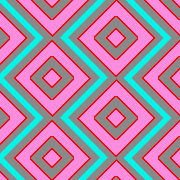
#> input picture pic/HT19-C00514-NHU036814-2SAM_CARVE.tif, 180 x 180 px, found by its file name
$ python gcode_test.py
#> lines starting #> are read from the running program, lines starting #| are printed output that depends on the picture
import os
from tkinter import N, W
from PIL import Image, ImageDraw
import cv2

filename = r"C:\Users\gan_z\Desktop\My-Project\Ganthepro\project\pic\HT19-C00514-NHU036814-2SAM_CARVE.tif" #HT19-C00514-NHU036814-2SAM_CARVE.tif #H20-C00175-11S190500-04-sample.tif
img = Image.open(filename)
#> img is the input picture: PIL image 180x180 P; mean R, G, B 170.9, 138.1, 164.4
wx, hy = img.size
#> wx = 180; hy = 180
print(img.size)
#| (180, 180)
px = img.load()
img_cv2 = cv2.imread(filename)
xshift=0
yshift=-1
scale=2
im = Image.new('RGBA', (wx*scale, hy*scale), (0, 0, 1, 255))
bg_color = [0,0,1]
sx,sy,ex,ey = 1,2,3,4
r,g,b = 2,1,0
resize = img.resize((wx*scale,hy*scale))
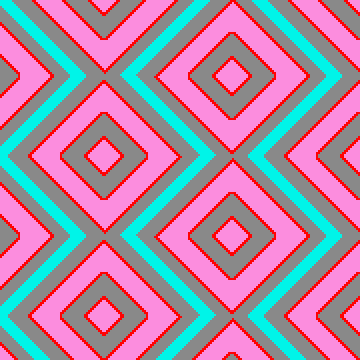
#> resize: PIL image 360x360 P; mean R, G, B 170.9, 138.1, 164.4
n_wx, n_hy = resize.size
#> n_wx = 360; n_hy = 360
path = 'Desktop'
vec=[]
RGB=[]
colors=[]
idx=-1
previous = 1
for y in range(hy):
    for x in range(wx):
        if y-1<0:#บน
            b=px[x,y]
        else:
            b=px[x,y-1]
        if x+1==wx:#ขวา
            c=px[x,y]
        else:
            c=px[x+1,y]
        if y - 1 < 0:#บน
            d = px[x,y]
        else:
            d = px[x,y-1]
        if x - 1 < 0:#ซ้าย
            e=px[x,y]
        else:
            e=px[x-1,y]
        if y+1 >= hy:#ล่าง
            f=px[x,y]
        else:
            f=px[x,y+1]
        if y+1 == hy:
            g = px[x, y]
        elif x+1==wx:#ล่างขวา
            g=px[x,y]
        else:
            g=px[x+1,y+1]
        if y+1 == hy:
            h = px[x, y]
        elif x-1<0:#ล่างซ้าย
            h=px[x,y]
        else:
            h=px[x-1,y+1]
        if y-1 < 0:
            j = px[x, y]
        elif x+1==wx:#บนขวา
            j=px[x,y]
        else:
            j=px[x+1,y-1]
        if y-1 < 0:
            k = px[x, y]
        elif x-1<0:#บนซ้าย
            k=px[x,y]
        else:
            k=px[x-1,y-1]
        if px[x,y] != b and px[x,y] != c:
            idx += 1;
            vec.append([idx - 1, x, y, x + 1, y + 1, idx + 1, 0])  # [prev,sx,sy,ex,ey,next,status]
        elif px[x,y] == e:
            if px[x,y] != b:
                idx += 1;
                vec.append([idx - 1, x, y, x + 1, y, idx + 1, 0])  # [prev,sx,sy,ex,ey,next,status]
        elif px[x, y] == b:
            if px[x, y] != c:
                if px[x, y] == j:
                    pass
                else:
                    idx += 1;
                    vec.append([idx - 1, x+1, y, x+1, y + 1, idx + 1, 0])  # [prev,sx,sy,ex,ey,next,status]
        if px[x,y] != b and px[x,y] != e:
            idx += 1;
            vec.append([idx - 1, x, y + 1, x + 1, y, idx + 1, 0])  # [prev,sx,sy,ex,ey,next,status]
        elif px[x, y] != e and px[x, y] == c and px[x, y] != f:
            pass
        elif px[x, y] != f and px[x, y] != c:
            pass
        elif px[x, y] != e and px[x, y] == b:
            if px[x, y] == k:
                pass
            else:
                idx += 1;
                vec.append([idx - 1, x, y, x, y + 1, idx + 1, 0]) # [prev,sx,sy,ex,ey,next,status]
        elif px[x, y] != c and px[x, y] == b and px[x, y] == g:
            if px[x, y] == j:
                pass
            else:
                idx += 1;
                vec.append([idx - 1, x+1, y, x+1, y + 1, idx + 1, 0]) # [prev,sx,sy,ex,ey,next,status]
#> after the loop, idx = 4539; vec = 4540 items, first 6: [-1, 6, 1, 7, 2, 1, 0], [0, 16, 1, 17, 2, 2, 0], [1, 18, 1, 19, 2, 3, 0], [2, 31, 1, 32, 2, 4, 0], [3, 33, 1, 34, 2, 5, 0], [4, 44, 1, 45, 2, 6, 0]
n_vec = []
semi_vec = []
semi_vec = []
semi_vec = []
small_vec = []
sx,sy,ex,ey = 1,2,3,4
draw = ImageDraw.Draw(im)
end_vec = ['','']
for i in vec:
    o_sx,o_sy = i[sx] - 1,i[sy]
    n_sx_r,n_sy_r = i[sx],i[sy]
    for n in vec:
        if (o_sx + 1 == n_sx_r and n_sx_r == n[sx]) and (o_sy == n_sy_r and n_sy_r == n[sy]) and n[sy] == n[ey]: #X เปลื่ยน Y เท่า
            o_sx += 1;
            n_sx_r += 1;
            #n_vec.append(n)
            #print(n)
            if len(semi_vec) == 0:semi_vec.append(n)
            elif n[sx] - semi_vec[len(semi_vec) - 1][sx] == 1 and n[ex] - semi_vec[len(semi_vec) - 1][ex] == 1 and n[ey] == semi_vec[len(semi_vec) - 1][ey] and n[sy] == semi_vec[len(semi_vec) - 1][sy]:
                #print(n , semi_vec[len(semi_vec) - 1]);
                semi_vec.append(n)
            else:
                if semi_vec[len(semi_vec) - 1][3] == end_vec[0] and semi_vec[len(semi_vec) - 1][4] == end_vec[1]:pass
                else:
                    n_vec.append([semi_vec[0][0],semi_vec[0][1],semi_vec[0][2],semi_vec[len(semi_vec) - 1][3],semi_vec[len(semi_vec) - 1][4],semi_vec[0][5],semi_vec[0][6]])
                    end_vec[0] = semi_vec[len(semi_vec) - 1][3];end_vec[1] = semi_vec[len(semi_vec) - 1][4]
                #print([semi_vec[0][0],semi_vec[0][1],semi_vec[0][2],semi_vec[len(semi_vec) - 1][3],semi_vec[len(semi_vec) - 1][4],semi_vec[0][5],semi_vec[0][6]])
                small_vec.clear();semi_vec.clear();semi_vec.append(n)
#> this loop made 4540 passes
#> (i, o_sy, n_sy_r) on passes 1 to 3: ([-1, 6, 1, 7, 2, 1, 0], 1, 1), ([0, 16, 1, 17, 2, 2, 0], 1, 1), ([1, 18, 1, 19, 2, 3, 0], 1, 1)
#> after the loop, end_vec = [53, 179]; n_vec = 58 items, first 6: [144, 51, 6, 53, 6, 146, 0], [164, 179, 6, 180, 6, 166, 0], [196, 51, 8, 53, 8, 198, 0], [214, 179, 8, 180, 8, 216, 0], [394, 115, 16, 117, 16, 396, 0], [468, 51, 19, 53, 19, 470, 0]; semi_vec = [[4538, 179, 179, 180, 179, 4540, 0]]
            #vec.remove(n)
print('loading 25%')
#exit()
small_vec.clear();semi_vec.clear()
end_vec = []
for i in vec:
    o_sx,o_sy = i[sx],i[sy] - 1
    n_sx_d,n_sy_d = i[sx],i[sy]
    for n in vec:
        if (o_sx == n_sx_d and n_sx_d == n[sx]) and (o_sy + 1 == n_sy_d and n_sy_d == n[sy]) and n[sx] == n[ex]: #X เท่า Y เปลื่ยน
            o_sy += 1;
            n_sy_d += 1;
            #vec.remove(n)
            #print(n)
            if len(semi_vec) == 0:semi_vec.append(n)
            elif n[sy] - semi_vec[len(semi_vec) - 1][sy] == 1 and n[ey] - semi_vec[len(semi_vec) - 1][ey] == 1 and n[ex] == semi_vec[len(semi_vec) - 1][ex] and n[sx] == semi_vec[len(semi_vec) - 1][sx]:
                #print(n , semi_vec[len(semi_vec) - 1]);
                semi_vec.append(n)
            else:
                for v in end_vec:
                    if semi_vec[len(semi_vec) - 1][3] == v[0] and semi_vec[len(semi_vec) - 1][4] == v[1]:break
                else:
                    n_vec.append([semi_vec[0][0],semi_vec[0][1],semi_vec[0][2],semi_vec[len(semi_vec) - 1][3],semi_vec[len(semi_vec) - 1][4],semi_vec[0][5],semi_vec[0][6]])
                    #print(semi_vec)
                    end_vec.append([semi_vec[len(semi_vec) - 1][3],semi_vec[len(semi_vec) - 1][4]])
                #print(semi_vec)
                #print([semi_vec[0][0],semi_vec[0][1],semi_vec[0][2],semi_vec[len(semi_vec) - 1][3],semi_vec[len(semi_vec) - 1][4],semi_vec[0][5],semi_vec[0][6]])
                small_vec.clear();semi_vec.clear();semi_vec.append(n)
#> this loop made 4540 passes
#> (i, o_sx, n_sx_d) on passes 1 to 3: ([-1, 6, 1, 7, 2, 1, 0], 6, 6), ([0, 16, 1, 17, 2, 2, 0], 16, 16), ([1, 18, 1, 19, 2, 3, 0], 18, 18)
#> after the loop, end_vec = 74 pairs, first value 4 to 172, second value 39 to 160; n_vec = 132 items, first 6: [144, 51, 6, 53, 6, 146, 0], [164, 179, 6, 180, 6, 166, 0], [196, 51, 8, 53, 8, 198, 0], [214, 179, 8, 180, 8, 216, 0], [394, 115, 16, 117, 16, 396, 0], [468, 51, 19, 53, 19, 470, 0]; semi_vec = [[4020, 158, 159, 158, 160, 4022, 0]]
end_vec.clear()
semi_vec.clear()
print('loading 50%')
for i in vec:
    o_sx,o_sy = i[sx] - 1,i[sy] - 1
    n_sx_d,n_sy_d = i[sx],i[sy]
    for n in vec: # แก้ต่อ
        if (o_sx + 1 == n_sx_d and n_sx_d == n[sx]) and (o_sy + 1 == n_sy_d and n_sy_d == n[sy]) and n[sx] < n[ex] and n[sy] < n[ey]:
            o_sx += 1;o_sy += 1
            n_sx_d += 1;n_sy_d += 1
            #vec.remove(n)
            #print(n)
            if len(semi_vec) == 0:semi_vec.append(n)
            elif n[sx] - semi_vec[len(semi_vec) - 1][sx] == 1 and n[sy] - semi_vec[len(semi_vec) - 1][sy] == 1 and n[ex] - semi_vec[len(semi_vec) - 1][ex] == 1 and n[ey] - semi_vec[len(semi_vec) - 1][ey] == 1:
                #print(n , semi_vec[len(semi_vec) - 1]);
                semi_vec.append(n)
            else:
                for v in end_vec:
                    if semi_vec[len(semi_vec) - 1][3] == v[0] and semi_vec[len(semi_vec) - 1][4] == v[1]:break
                else:
                    n_vec.append([semi_vec[0][0],semi_vec[0][1],semi_vec[0][2],semi_vec[len(semi_vec) - 1][3],semi_vec[len(semi_vec) - 1][4],semi_vec[0][5],semi_vec[0][6]])
                    #print(semi_vec)
                    end_vec.append([semi_vec[len(semi_vec) - 1][3],semi_vec[len(semi_vec) - 1][4]])
                #print(semi_vec)
                #n_vec.append([semi_vec[0][0],semi_vec[0][1],semi_vec[0][2],semi_vec[len(semi_vec) - 1][3],semi_vec[len(semi_vec) - 1][4],semi_vec[0][5],semi_vec[0][6]])
                #print([semi_vec[0][0],semi_vec[0][1],semi_vec[0][2],semi_vec[len(semi_vec) - 1][3],semi_vec[len(semi_vec) - 1][4],semi_vec[0][5],semi_vec[0][6]])
                small_vec.clear();semi_vec.clear();semi_vec.append(n)
#> this loop made 4540 passes
#> i on passes 1 to 3: [-1, 6, 1, 7, 2, 1, 0], [0, 16, 1, 17, 2, 2, 0], [1, 18, 1, 19, 2, 3, 0]
semi_vec.clear()
small_vec.clear()
break_point = [0]
end_vec.clear()
for n in vec:
    #if n[sx] == 82 and n[sy] == 34 and n[ex] == 83 and n[ey] == 33:print(n)
    if n[sx] < n[ex] and n[sy] > n[ey]:
        if len(semi_vec) == 0:semi_vec.append(n)
        elif len(semi_vec) > 0:
            while True:
                for e in vec:
                    if e[sx] - semi_vec[len(semi_vec) - 1][sx] == 1 and semi_vec[len(semi_vec) - 1][sy] - e[sy] == 1 and e[ex] - semi_vec[len(semi_vec) - 1][ex] == 1 and semi_vec[len(semi_vec) - 1][ey] - e[ey] == 1:
                        #print(e , semi_vec[len(semi_vec) - 1]);
                        semi_vec.append(e)
                        #print(break_point)
                        break_point[0] = 0
                        break
                    #print('break_point')
                    break_point[0] = 1
                if break_point[0] == 1:
                    break
                #elif break_point[0] == 0:print('else')
                #else:break
            #print(semi_vec)
            if len(semi_vec) == 1:end_vec.append(semi_vec[0]);#print(semi_vec[0])
            else:
                for v in end_vec: # แก้ต่อ
                    if v in semi_vec:
                        small_vec.append([semi_vec[0],v,len(semi_vec)])
                        #print([semi_vec[0],v])
            semi_vec.clear();semi_vec.append(n)
#> this loop made 4540 passes
print('loading 75%')
# for i in small_vec:
#     print(i)
# exit()
semi_vec.clear()
semi_vec1 = []
# [4 lines of commented-out code are left out]
for v in end_vec:
    for i in small_vec:
        #print(v, i[1])
        if v == i[1]:
            semi_vec.append(i)
    #print(semi_vec)
    if len(semi_vec) == 0:semi_vec1.append(v)
    else:
        #print([semi_vec[len(semi_vec) - 1][0][0],semi_vec[len(semi_vec) - 1][0][sx],semi_vec[len(semi_vec) - 1][0][sy],semi_vec[len(semi_vec) - 1][1][ex],semi_vec[len(semi_vec) - 1][1][ey],semi_vec[len(semi_vec) - 1][0][5],semi_vec[len(semi_vec) - 1][0][6]])
        n_vec.append([semi_vec[len(semi_vec) - 1][0][0],semi_vec[len(semi_vec) - 1][0][sx],semi_vec[len(semi_vec) - 1][0][sy],semi_vec[len(semi_vec) - 1][1][ex],semi_vec[len(semi_vec) - 1][1][ey],semi_vec[len(semi_vec) - 1][0][5],semi_vec[len(semi_vec) - 1][0][6]])
    semi_vec.clear()
#> this loop made 92 passes
#> v on passes 1 to 12: [6, 57, 2, 58, 1, 8, 0], [7, 59, 2, 60, 1, 9, 0], [8, 70, 2, 71, 1, 10, 0], [9, 72, 2, 73, 1, 11, 0], [10, 86, 2, 87, 1, 12, 0], [11, 88, 2, 89, 1, 13, 0], [12, 96, 2, 97, 1, 14, 0], [13, 104, 2, 105, 1, 15, 0], [14, 114, 2, 115, 1, 16, 0], [16, 116, 2, 117, 1, 18, 0], [393, 114, 17, 115, 16, 395, 0], [422, 115, 18, 116, 17, 424, 0]
#print(len(semi_vec1))
for i in semi_vec1:
    n_vec.append(i)
#> this loop made 0 passes
#exit()
width = [7] #wall thickness
wid = i
semi_vec.clear()
print(len(n_vec))
#| 326
semi_vec1.clear()
if width[0] > 1:
    num_minus = [0,0]
    num_plus = [0,0]
    for v in range(width[0]):
        if v % 2 == 0:
            num_plus[0] += 1;num_plus[1] += 0.2
            for k,i in enumerate(n_vec):
                if (i[sx] < i[ex] and i[sy] > i[ey]) or (i[sx] < i[ex] and i[sy] < i[ey]) or (i[sx] == i[ex] and i[sy] != i[ey]):
                    semi_vec.append([k,(i[sx]*scale)*scale+num_plus[0],(i[sy]*scale)*scale,(i[ex]*scale)*scale+num_plus[0],(i[ey]*scale)*scale])
                    semi_vec1.append([k,i[sx]+num_plus[1],i[sy],i[ex]+num_plus[1],i[ey]])
                elif (i[sx] != i[ex] and i[sy] == i[ey]):
                    semi_vec.append([k,(i[sx]*scale)*scale,(i[sy]*scale)*scale+num_plus[0],(i[ex]*scale)*scale,(i[ey]*scale)*scale+num_plus[0]])
                    semi_vec1.append([k,i[sx],i[sy]-num_plus[1],i[ex],i[ey]-num_plus[1]])
        else:
            num_minus[0] -= 1;num_minus[1] -= 0.2
            for k,i in enumerate(n_vec):
                if (i[sx] < i[ex] and i[sy] > i[ey]) or (i[sx] < i[ex] and i[sy] < i[ey]) or (i[sx] == i[ex] and i[sy] != i[ey]):
                    semi_vec.append([k,(i[sx]*scale)*scale+num_minus[0],(i[sy]*scale)*scale,(i[ex]*scale)*scale+num_minus[0],(i[ey]*scale)*scale])
                    semi_vec1.append([k,i[sx]+num_minus[1],i[sy],i[ex]+num_minus[1],i[ey]])
                elif (i[sx] != i[ex] and i[sy] == i[ey]):
                    semi_vec.append([k,(i[sx]*scale)*scale,(i[sy]*scale)*scale+num_minus[0],(i[ex]*scale)*scale,(i[ey]*scale)*scale+num_minus[0]])
                    semi_vec1.append([k,i[sx],i[sy]-num_minus[1],i[ex],i[ey]-num_minus[1]])
print(len(n_vec))
#| 326
draw = ImageDraw.Draw(im)
for k,i in enumerate(n_vec):
    #print(k)
    draw.line(
            (   (i[sx]*scale)*scale,
                (i[sy]*scale)*scale,
                (i[ex]*scale)*scale,
                (i[ey]*scale)*scale
            ), fill=(0, 255, 0, 255))
#> this loop made 326 passes
for k,i in enumerate(semi_vec):
    #n_vec.append(i)
    draw.line(
            (   (i[sx]),#*scale)*scale,
                (i[sy]),#*scale)*scale,
                (i[ex]),#*scale)*scale,
                (i[ey])#*scale)*scale
            ), fill=(0, 255, 0, 255))
#> this loop made 2282 passes
#> i on passes 1 to 3: [0, 204, 25, 212, 25], [1, 716, 25, 720, 25], [2, 204, 33, 212, 33]
for i in semi_vec1:n_vec.append(i)
#> this loop made 2282 passes
#> i on passes 1 to 3: [0, 51, 5.8, 53, 5.8], [1, 179, 5.8, 180, 5.8], [2, 51, 7.8, 53, 7.8]
im.show()
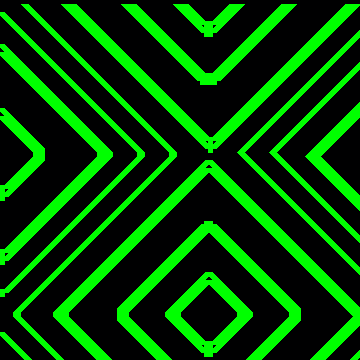
#> shown: PIL image 360x360 RGBA; mean R, G, B, A 0, 70.1, 0.7, 255
print('loading 100%')
eshift = [0.03320]
scale = 1 #scale
print(wx*scale, hy*scale)
#| 180 180
with open('test.gcode', 'w') as f:
    f.write('M140 S60\n')
    f.write('M105\n')
    f.write('M190 S60\n')
    f.write('M104 S200\n')
    f.write('M105\n')
    f.write('M109 S200\n')
    f.write('M82\n')
    f.write('M201 X500.00 Y500.00 Z100.00 E5000.00\n')
    f.write('M203 X500.00 Y500.00 Z10.00 E50.00\n')
    f.write('M204 P500.00 R1000.00 T500.00\n')
    f.write('M205 X8.00 Y8.00 Z0.20 E5.00\n')
    f.write('M220 S100\n')
    f.write('M221 S100\n')
    f.write('G28\n')
    f.write('G92 E0\n')
    f.write('G1 Z2.0\n')
    rect_num = [1,2,3,4]
    corner = [[wx*scale + 30,hy*scale + 30],[30,hy*scale + 30],[30,30],[wx*scale + 30,30]]
    z = [0.28]
    for i in range(3): #แก้การลากฐานให้เป็นจากบนลงล่าง
        while corner[0][0] - corner[1][0] > 0 and corner[3][0] - corner[2][0] > 0:
            f.write('G1 X'+str(corner[0][0])+' Y'+str(corner[0][1])+' Z'+str(z[0])+' F5000.0\n') #บนขวา
            f.write('G1 X'+str(corner[1][0])+' Y'+str(corner[1][1])+' Z'+str(z[0])+' F1500.0 E'+str(rect_num[0])+'\n')
            f.write('G1 X'+str(corner[1][0])+' Y'+str(corner[1][1])+' Z'+str(z[0])+' F5000.0\n') #บนซ้าย
            f.write('G1 X'+str(corner[2][0])+' Y'+str(corner[2][1])+' Z'+str(z[0])+' F1500.0 E'+str(rect_num[1])+'\n')
            f.write('G1 X'+str(corner[2][0])+' Y'+str(corner[2][1])+' Z'+str(z[0])+' F5000.0\n') #ล่างซ้าย
            f.write('G1 X'+str(corner[3][0])+' Y'+str(corner[3][1])+' Z'+str(z[0])+' F1500.0 E'+str(rect_num[2])+'\n')
            f.write('G1 X'+str(corner[3][0])+' Y'+str(corner[3][1])+' Z'+str(z[0])+' F5000.0\n') #ล่างขวา
            f.write('G1 X'+str(corner[0][0])+' Y'+str(corner[0][1])+' Z'+str(z[0])+' F1500.0 E'+ str(rect_num[3])+'\n')
            corner[0][0] -= 0.2 * 0.5;corner[0][1] -= 0.2 * 0.5
            corner[1][0] += 0.2 * 0.5;corner[1][1] -= 0.2 * 0.5
            corner[2][0] += 0.2 * 0.5;corner[2][1] += 0.2 * 0.5
            corner[3][0] -= 0.2 * 0.5;corner[3][1] += 0.2 * 0.5
            f.write('G0 X'+str(corner[0][0])+' Y'+str(corner[0][1])+' Z'+str(z[0])+' F5000.0\n')
            for r in range(len(rect_num)):
                rect_num[r] += 4
        corner = [[wx*scale + 30,hy*scale + 30],[30,hy*scale + 30],[30,30],[wx*scale + 30,30]]
        z[0] += 0.28
    for i in range(3):
        for k,i in enumerate(n_vec):
            #print(vec[k])
            f.write('G1 X' + str(i[sx] * scale + 30) + ' ' + 'Y' + str(i[sy] * scale  + 30) + ' Z' +str(z[0])+' F5000.0'+'\n')
            f.write('G1 X' + str(i[ex] * scale  + 30) + ' ' + 'Y' + str(i[ey] * scale  + 30) + ' Z' +str(z[0])+' F1500.0 ' + 'E' + str(rect_num[0] + k) + '\n')
        z[0] += 0.28
    f.write('M140 S0\n')
    f.write('M107\n')
    f.write('G91\n')
    f.write('G1 E-2 F2700\n')
    f.write('G1 E-2 Z0.2 F2400\n')
    f.write('G1 X5 Y5 F3000\n')
    f.write('G1 Z10\n')
    f.write('G90\n')
    f.write('G1 X0 Y235\n')
    f.write('M106 S0\n')
    f.write('M104 S0\n')
    f.write('M140 S0\n')
    f.write('M84 X Y E\n')
    f.write('M82\n')
    f.write('M104 S0')
